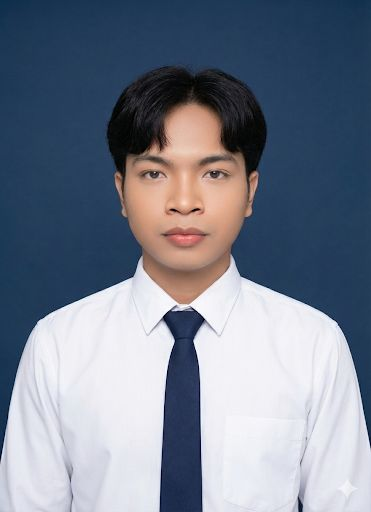
#> input picture Back-End/image.jpeg, 371 x 512 px
$ python face_crop.py -i ../image.jpeg
#> lines starting #> are read from the running program, lines starting #| are printed output that depends on the picture
"""
Face Crop Utility Script
ตรวจจับและ crop หน้าจากรูปภาพ

Usage:
    python -m scripts.face_crop --input image.jpeg --output faces/
"""

import cv2
import os
import argparse
from config.settings import FACES_OUTPUT_DIR


def crop_faces(image_path: str, output_dir: str = None):
    """
    ตรวจจับและ crop หน้าจากรูปภาพ

    Args:
        image_path: path ของรูปภาพ input
        output_dir: โฟลเดอร์สำหรับเก็บรูปหน้าที่ crop
    """
#> called with image_path = '../image.jpeg', output_dir = 'faces'
    if output_dir is None:
        output_dir = FACES_OUTPUT_DIR

    os.makedirs(output_dir, exist_ok=True)

    # โหลด Haar Cascade
    face_cascade = cv2.CascadeClassifier(
        cv2.data.haarcascades + "haarcascade_frontalface_default.xml"
    )

    # อ่านภาพ
    img = cv2.imread(image_path)
#> img is the input picture: shape (512, 371, 3); mean B, G, R 142.1, 126.7, 118.4
    if img is None:
        raise ValueError(f"ไม่พบไฟล์: {image_path}")

    gray = cv2.cvtColor(img, cv2.COLOR_BGR2GRAY)
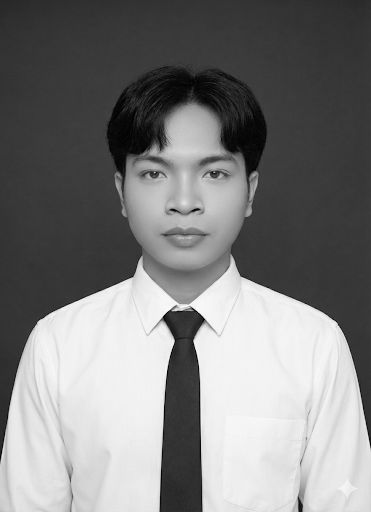
#> gray: shape (512, 371); min 0, max 255, mean 126

    # ตรวจจับหน้า
    faces = face_cascade.detectMultiScale(
        gray,
        scaleFactor=1.1,
        minNeighbors=5,
        minSize=(80, 80)
    )
#> faces = [[116, 119, 140, 140]]

    print(f"พบใบหน้า: {len(faces)}")
#| พบใบหน้า: 1

    # crop หน้า
    cropped_faces = []
    for i, (x, y, w, h) in enumerate(faces):
        face_crop = img[y:y+h, x:x+w]
        output_path = f"{output_dir}/face_{i}.jpg"
        cv2.imwrite(output_path, face_crop)
        cropped_faces.append(output_path)
        print(f"  บันทึก: {output_path}")
#> this loop made 1 pass
#|   บันทึก: faces/face_0.jpg
#> pass 1, in crop_faces, `face_crop = img[y:y+h, x:x+w]`:
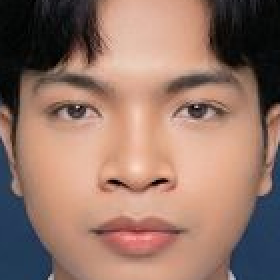
#> face_crop: shape (140, 140, 3) (shown 2 times larger); mean B, G, R 104.1, 117, 149.2
#> after the loop, cropped_faces = ['faces/face_0.jpg']

    print("เสร็จสิ้น")
    return cropped_faces


if __name__ == "__main__":
    parser = argparse.ArgumentParser(description="Crop faces from image")
    parser.add_argument("--input", "-i", required=True, help="Input image path")
    parser.add_argument("--output", "-o", default=FACES_OUTPUT_DIR, help="Output directory")

    args = parser.parse_args()
    crop_faces(args.input, args.output)
